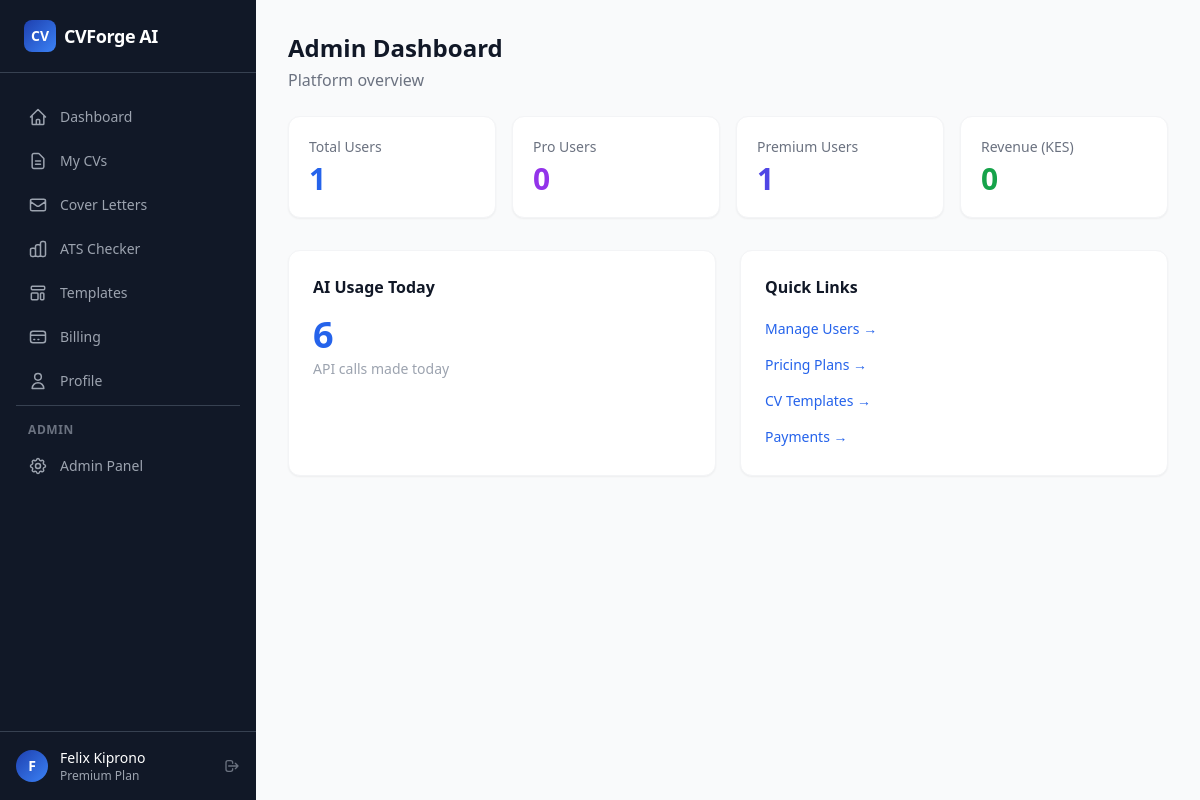
Page /admin/ (signed in) on the committed database.
### app/models.py (models this page shows, shortened)
class User(db.Model, UserMixin):
    __tablename__ = "users"
    id = db.Column(db.Integer, primary_key=True)
    email = db.Column(db.String(255), unique=True, nullable=False, index=True)
    username = db.Column(db.String(80), unique=True, nullable=True, index=True)
    password_hash = db.Column(db.String(255), nullable=True)
    first_name = db.Column(db.String(80), nullable=True)
    last_name = db.Column(db.String(80), nullable=True)
    avatar_url = db.Column(db.String(500), nullable=True)
    google_id = db.Column(db.String(255), unique=True, nullable=True, index=True)
    oauth_provider = db.Column(db.String(50), nullable=True)
    is_active = db.Column(db.Boolean, default=True, nullable=False)
    is_admin = db.Column(db.Boolean, default=False, nullable=False)
    is_verified = db.Column(db.Boolean, default=False, nullable=False)
    verification_token = db.Column(db.String(255), nullable=True)
    reset_token = db.Column(db.String(255), nullable=True)
    reset_token_expires = db.Column(db.DateTime(timezone=True), nullable=True)
    plan = db.Column(db.String(20), default="free", nullable=False)
    plan_expires_at = db.Column(db.DateTime(timezone=True), nullable=True)
    created_at = db.Column(db.DateTime(timezone=True), default=utcnow, nullable=False)
    updated_at = db.Column(db.DateTime(timezone=True), default=utcnow, onupdate=utcnow, nullable=False)
    last_login_at = db.Column(db.DateTime(timezone=True), nullable=True)
    profile = db.relationship("Profile", backref="user", uselist=False, lazy="joined", cascade="all, delete-orphan")
    resumes = db.relationship("Resume", backref="user", lazy="dynamic", cascade="all, delete-orphan")
    cover_letters = db.relationship("CoverLetter", backref="user", lazy="dynamic", cascade="all, delete-orphan")
    subscriptions = db.relationship("Subscription", backref="user", lazy="dynamic", cascade="all, delete-orphan")
    payments = db.relationship("Payment", backref="user", lazy="dynamic", cascade="all, delete-orphan")
    ai_usages = db.relationship("AIUsage", backref="user", lazy="dynamic", cascade="all, delete-orphan")
    activity_logs = db.relationship("ActivityLog", backref="user", lazy="dynamic", cascade="all, delete-orphan")
    notifications = db.relationship("Notification", backref="user", lazy="dynamic", cascade="all, delete-orphan")
    @property
    def is_premium(self) -> bool:
        if self.plan in ("pro", "premium") and self.plan_expires_at:
            return _make_aware(self.plan_expires_at) > datetime.now(timezone.utc)
        return False
    @property
    def full_name(self) -> str:
        parts = filter(None, [self.first_name, self.last_name])
        return " ".join(parts) or self.email.split("@")[0]

### app/routes/admin.py (the view)
@admin_bp.route("/")
@login_required
@admin_required
def index():
    total_users = User.query.count()
    pro_users = User.query.filter_by(plan="pro").count()
    premium_users = User.query.filter_by(plan="premium").count()
    total_revenue = db.session.query(
        db.func.sum(Payment.amount)
    ).filter_by(status="success").scalar() or 0
    daily_ai_usage = AIUsage.get_total_daily_count()
    return render_template("admin/index.html",
                           total_users=total_users,
                           pro_users=pro_users,
                           premium_users=premium_users,
                           total_revenue=total_revenue,
                           daily_ai_usage=daily_ai_usage)

### app/__init__.py (called while the page is built)
@login_manager.user_loader
def load_user(user_id):
    return db.session.get(User, int(user_id))

### app/models.py (called while the page is built)
def _make_aware(dt):
    if dt is None:
        return None
    if dt.tzinfo is None:
        return dt.replace(tzinfo=timezone.utc)
    return dt

    @classmethod
    def get_total_daily_count(cls) -> int:
        today_start = datetime.utcnow().replace(hour=0, minute=0, second=0, microsecond=0)
        return cls.query.filter(cls.created_at >= today_start).count()

### app/routes/admin.py (called while the page is built)
def admin_required(f):
    @wraps(f)
    def decorated(*args, **kwargs):
        if not current_user.is_authenticated or not current_user.is_admin:
            abort(403)
        return f(*args, **kwargs)
    return decorated

### app/templates/admin/index.html (shortened to what this page needs)
{% extends "base_dashboard.html" %}
{% block page_title %}Admin Dashboard{% endblock %}
{% block page_subtitle %}Platform overview{% endblock %}
{% block content %}
<div class="grid grid-cols-2 lg:grid-cols-4 gap-4 mb-8">
  {% for label, value, color in [
    ('Total Users', total_users, 'blue'),
    ('Pro Users', pro_users, 'purple'),
    ('Premium Users', premium_users, 'indigo'),
    ('Revenue (KES)', total_revenue, 'green'),
  ] %}
  <div class="bg-white rounded-xl p-5 border border-gray-100 shadow-sm">
    <p class="text-sm text-gray-500">{{ label }}</p>
    <p class="text-3xl font-bold text-{{ color }}-600 mt-1">{{ value }}</p>
  </div>
  {% endfor %}
</div>
<div class="grid md:grid-cols-2 gap-6">
  <div class="bg-white rounded-xl border border-gray-100 shadow-sm p-6">
    <h2 class="font-semibold mb-4">AI Usage Today</h2>
    <p class="text-4xl font-bold text-blue-600">{{ daily_ai_usage }}</p>
    <p class="text-sm text-gray-400 mt-1">API calls made today</p>
  </div>
  <div class="bg-white rounded-xl border border-gray-100 shadow-sm p-6">
    <h2 class="font-semibold mb-4">Quick Links</h2>
    <div class="space-y-2">
      {% for label, endpoint in [
        ('Manage Users', 'admin.users'),
        ('Pricing Plans', 'admin.pricing'),
        ('CV Templates', 'admin.templates'),
        ('Payments', 'admin.payments'),
      ] %}
      <a href="{{ url_for(endpoint) }}"
         class="block text-sm text-blue-600 hover:underline py-1">{{ label }} →</a>
      {% endfor %}
    </div>
  </div>
</div>
{% endblock %}

### app/templates/base_dashboard.html (shortened to what this page needs)
{% extends "base.html" %}
{% block body %}
<div class="min-h-screen flex" x-data="{sidebarOpen: false}">
  <aside class="hidden lg:flex lg:flex-col lg:w-64 lg:fixed lg:inset-y-0 bg-gray-900 text-white">
    <div class="flex items-center gap-2 px-6 py-5 border-b border-gray-700">
      <div class="w-8 h-8 rounded-lg gradient-brand flex items-center justify-center text-white font-bold text-sm">CV</div>
      <span class="font-bold text-lg tracking-tight">CVForge AI</span>
    </div>
    <nav class="flex-1 px-4 py-6 space-y-1 overflow-y-auto">
      {% for endpoint, icon_path, label in nav %}
      <a href="{{ url_for(endpoint) }}"
         class="flex items-center gap-3 px-3 py-2.5 rounded-lg text-sm font-medium transition-colors
         {% if request.endpoint == endpoint %}bg-blue-600 text-white{% else %}text-gray-400 hover:bg-gray-800 hover:text-white{% endif %}">
        <svg class="w-5 h-5 flex-shrink-0" fill="none" viewBox="0 0 24 24" stroke="currentColor" stroke-width="1.8">
          <path stroke-linecap="round" stroke-linejoin="round" d="{{ icon_path }}"/>
        </svg>
        {{ label }}
      </a>
      {% endfor %}
      {% if current_user.is_admin %}
      <div class="pt-4 mt-4 border-t border-gray-700">
        <p class="px-3 text-xs font-semibold text-gray-500 uppercase tracking-wider mb-2">Admin</p>
        <a href="{{ url_for('admin.index') }}"
           class="flex items-center gap-3 px-3 py-2.5 rounded-lg text-sm font-medium text-gray-400 hover:bg-gray-800 hover:text-white transition-colors">
          Admin Panel
        </a>
      </div>
      {% endif %}
    </nav>
    <div class="px-4 py-4 border-t border-gray-700">
      <div class="flex items-center gap-3">
        <div class="w-8 h-8 rounded-full gradient-brand flex items-center justify-center text-white text-sm font-bold flex-shrink-0">
          {{ current_user.first_name[0]|upper if current_user.first_name else current_user.email[0]|upper }}
        </div>
        <div class="flex-1 min-w-0">
          <p class="text-sm font-medium text-white truncate">{{ current_user.full_name }}</p>
          <p class="text-xs text-gray-400 capitalize">{{ current_user.plan }} plan</p>
        </div>
        <a href="{{ url_for('auth.logout') }}" title="Logout"
           class="text-gray-500 hover:text-white transition-colors">
          <svg class="w-4 h-4" fill="none" viewBox="0 0 24 24" stroke="currentColor">
            <path stroke-linecap="round" stroke-linejoin="round" stroke-width="2"
                  d="M17 16l4-4m0 0l-4-4m4 4H7m6 4v1a3 3 0 01-3 3H6a3 3 0 01-3-3V7a3 3 0 013-3h4a3 3 0 013 3v1"/>
          </svg>
        </a>
      </div>
    </div>
  </aside>
  <div class="flex-1 lg:ml-64 flex flex-col min-h-screen">
    <main class="flex-1 p-4 lg:p-8">
      {% if self.page_title() %}
      <div class="mb-6 flex items-center justify-between gap-4">
        <div>
          <h1 class="text-2xl font-bold text-gray-900">{% block page_title %}{% endblock %}</h1>
          {% if self.page_subtitle() %}
          <p class="text-gray-500 mt-1">{% block page_subtitle %}{% endblock %}</p>
          {% endif %}
        </div>
      </div>
      {% endif %}
      {% block content %}{% endblock %}
    </main>
  </div>
</div>
{% endblock %}

### app/templates/base.html (style rules this page uses)
.gradient-brand { background:linear-gradient(135deg,#1e40af 0%,#3b82f6 100%) }

### rows in the picture
User: first_name "F", full_name "Felix Kiprono", plan "Premium"

### other values in the picture
{{ label }} "Dashboard" "My CVs" "Cover Letters" "ATS Checker" "Templates" "Billing" "Profile"
{{ label }} "Total Users" "Pro Users" "Premium Users" "Revenue (KES)"
{{ value }} "1" "0" "1" "0"
{{ daily_ai_usage }} "6"
{{ label }} "Manage Users" "Pricing Plans" "CV Templates" "Payments"
